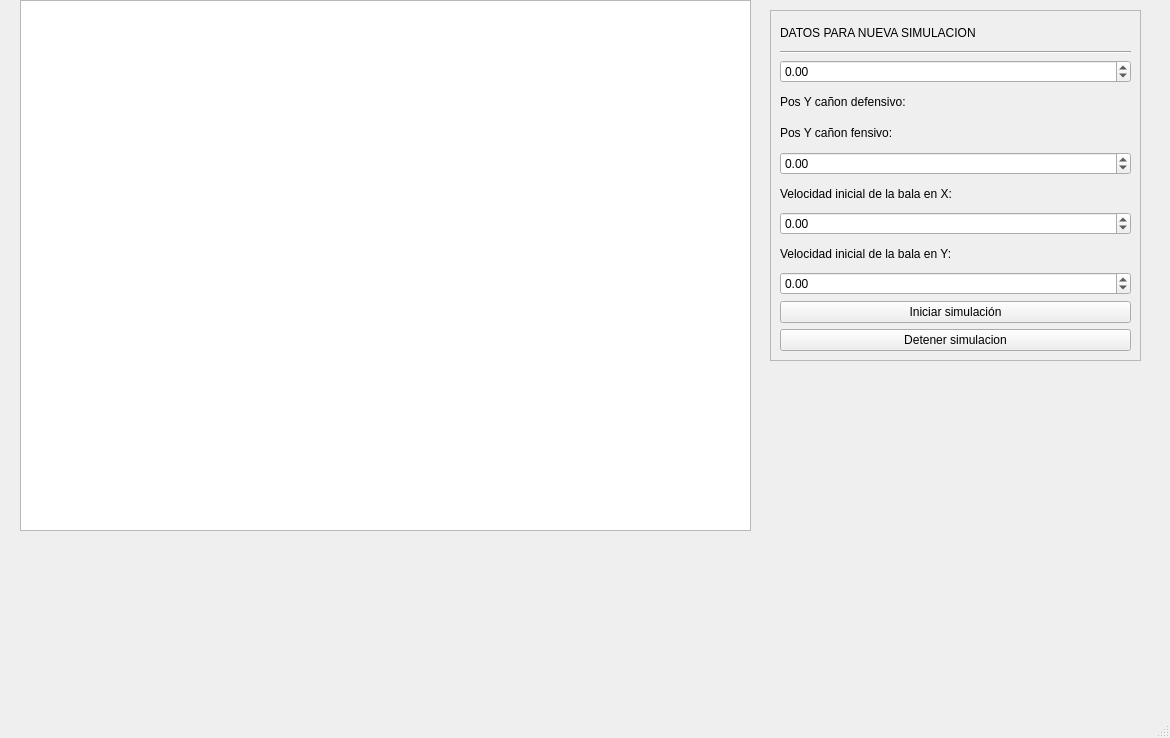
<?xml version="1.0" encoding="UTF-8"?>
<ui version="4.0">
 <class>Simulacion</class>
 <widget class="QMainWindow" name="Simulacion">
  <property name="geometry">
   <rect>
    <x>0</x>
    <y>0</y>
    <width>1170</width>
    <height>738</height>
   </rect>
  </property>
  <property name="windowTitle">
   <string>MainWindow</string>
  </property>
  <widget class="QWidget" name="centralwidget">
   <widget class="QGraphicsView" name="Grafica">
    <property name="geometry">
     <rect>
      <x>20</x>
      <y>0</y>
      <width>731</width>
      <height>531</height>
     </rect>
    </property>
   </widget>
   <widget class="QScrollArea" name="scrollArea_2">
    <property name="geometry">
     <rect>
      <x>770</x>
      <y>10</y>
      <width>371</width>
      <height>351</height>
     </rect>
    </property>
    <property name="widgetResizable">
     <bool>true</bool>
    </property>
    <widget class="QWidget" name="scrollAreaWidgetContents_2">
     <property name="geometry">
      <rect>
       <x>0</x>
       <y>0</y>
       <width>369</width>
       <height>349</height>
      </rect>
     </property>
     <layout class="QVBoxLayout" name="verticalLayout">
      <item>
       <widget class="QLabel" name="label_2">
        <property name="text">
         <string>DATOS PARA NUEVA SIMULACION</string>
        </property>
       </widget>
      </item>
      <item>
       <widget class="Line" name="line">
        <property name="orientation">
         <enum>Qt::Horizontal</enum>
        </property>
       </widget>
      </item>
      <item>
       <widget class="QDoubleSpinBox" name="posicionInicialX_C">
        <property name="minimum">
         <double>-100000000000000001097906362944045541740492309677311846336810682903157585404911491537163328978494688899061249669721172515611590283743140088328307009198146046031271664502933027185697489699588559043338384466165001178426897626212945177628091195786707458122783970171784415105291802893207873272974885715430223118336.000000000000000</double>
        </property>
        <property name="maximum">
         <double>100000000000000001097906362944045541740492309677311846336810682903157585404911491537163328978494688899061249669721172515611590283743140088328307009198146046031271664502933027185697489699588559043338384466165001178426897626212945177628091195786707458122783970171784415105291802893207873272974885715430223118336.000000000000000</double>
        </property>
       </widget>
      </item>
      <item>
       <widget class="QLabel" name="label_3">
        <property name="text">
         <string>Pos Y cañon defensivo:</string>
        </property>
       </widget>
      </item>
      <item>
       <widget class="QLabel" name="label_4">
        <property name="text">
         <string>Pos Y cañon fensivo:</string>
        </property>
       </widget>
      </item>
      <item>
       <widget class="QDoubleSpinBox" name="posicionInicialY_C">
        <property name="minimum">
         <double>-100000000000000001097906362944045541740492309677311846336810682903157585404911491537163328978494688899061249669721172515611590283743140088328307009198146046031271664502933027185697489699588559043338384466165001178426897626212945177628091195786707458122783970171784415105291802893207873272974885715430223118336.000000000000000</double>
        </property>
        <property name="maximum">
         <double>100000000000000001097906362944045541740492309677311846336810682903157585404911491537163328978494688899061249669721172515611590283743140088328307009198146046031271664502933027185697489699588559043338384466165001178426897626212945177628091195786707458122783970171784415105291802893207873272974885715430223118336.000000000000000</double>
        </property>
       </widget>
      </item>
      <item>
       <widget class="QLabel" name="label_6">
        <property name="text">
         <string>Velocidad inicial de la bala en X:</string>
        </property>
       </widget>
      </item>
      <item>
       <widget class="QDoubleSpinBox" name="velocidadInicialX_C">
        <property name="minimum">
         <double>-100000000000000001097906362944045541740492309677311846336810682903157585404911491537163328978494688899061249669721172515611590283743140088328307009198146046031271664502933027185697489699588559043338384466165001178426897626212945177628091195786707458122783970171784415105291802893207873272974885715430223118336.000000000000000</double>
        </property>
        <property name="maximum">
         <double>100000000000000001097906362944045541740492309677311846336810682903157585404911491537163328978494688899061249669721172515611590283743140088328307009198146046031271664502933027185697489699588559043338384466165001178426897626212945177628091195786707458122783970171784415105291802893207873272974885715430223118336.000000000000000</double>
        </property>
       </widget>
      </item>
      <item>
       <widget class="QLabel" name="label_7">
        <property name="text">
         <string>Velocidad inicial de la bala en Y:</string>
        </property>
       </widget>
      </item>
      <item>
       <widget class="QDoubleSpinBox" name="velocidadInicialY_C">
        <property name="minimum">
         <double>-100000000000000001097906362944045541740492309677311846336810682903157585404911491537163328978494688899061249669721172515611590283743140088328307009198146046031271664502933027185697489699588559043338384466165001178426897626212945177628091195786707458122783970171784415105291802893207873272974885715430223118336.000000000000000</double>
        </property>
        <property name="maximum">
         <double>100000000000000001097906362944045541740492309677311846336810682903157585404911491537163328978494688899061249669721172515611590283743140088328307009198146046031271664502933027185697489699588559043338384466165001178426897626212945177628091195786707458122783970171784415105291802893207873272974885715430223118336.000000000000000</double>
        </property>
       </widget>
      </item>
      <item>
       <widget class="QPushButton" name="iniciarSimulacion">
        <property name="text">
         <string>Iniciar simulación</string>
        </property>
       </widget>
      </item>
      <item>
       <widget class="QPushButton" name="Detener">
        <property name="text">
         <string>Detener simulacion</string>
        </property>
       </widget>
      </item>
     </layout>
    </widget>
   </widget>
  </widget>
  <widget class="QMenuBar" name="menubar">
   <property name="geometry">
    <rect>
     <x>0</x>
     <y>0</y>
     <width>1170</width>
     <height>20</height>
    </rect>
   </property>
  </widget>
  <widget class="QStatusBar" name="statusbar"/>
 </widget>
 <resources/>
 <connections/>
</ui>
